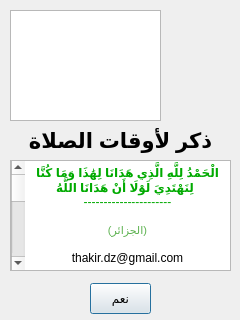
<?xml version="1.0" encoding="UTF-8"?>
<ui version="4.0">
 <class>AboutClass</class>
 <widget class="QDialog" name="AboutClass">
  <property name="geometry">
   <rect>
    <x>0</x>
    <y>0</y>
    <width>240</width>
    <height>320</height>
   </rect>
  </property>
  <property name="minimumSize">
   <size>
    <width>240</width>
    <height>320</height>
   </size>
  </property>
  <property name="maximumSize">
   <size>
    <width>240</width>
    <height>320</height>
   </size>
  </property>
  <property name="windowTitle">
   <string>حول البرنامج</string>
  </property>
  <property name="layoutDirection">
   <enum>Qt::LayoutDirection::RightToLeft</enum>
  </property>
  <property name="locale">
   <locale language="Arabic" country="Algeria"/>
  </property>
  <widget class="QLabel" name="labelIcon">
   <property name="geometry">
    <rect>
     <x>160</x>
     <y>19</y>
     <width>81</width>
     <height>91</height>
    </rect>
   </property>
   <property name="sizePolicy">
    <sizepolicy hsizetype="Fixed" vsizetype="Fixed">
     <horstretch>0</horstretch>
     <verstretch>0</verstretch>
    </sizepolicy>
   </property>
   <property name="minimumSize">
    <size>
     <width>0</width>
     <height>0</height>
    </size>
   </property>
   <property name="maximumSize">
    <size>
     <width>160</width>
     <height>160</height>
    </size>
   </property>
   <property name="pixmap">
    <pixmap>:/icons/thakir_prayer_times.ico</pixmap>
   </property>
   <property name="scaledContents">
    <bool>true</bool>
   </property>
   <property name="wordWrap">
    <bool>false</bool>
   </property>
   <property name="margin">
    <number>10</number>
   </property>
   <property name="textInteractionFlags">
    <set>Qt::TextInteractionFlag::NoTextInteraction</set>
   </property>
  </widget>
  <widget class="QLabel" name="labelName">
   <property name="geometry">
    <rect>
     <x>10</x>
     <y>120</y>
     <width>221</width>
     <height>41</height>
    </rect>
   </property>
   <property name="text">
    <string>&lt;!DOCTYPE HTML PUBLIC &quot;-//W3C//DTD HTML 4.0//EN&quot; &quot;http://www.w3.org/TR/REC-html40/strict.dtd&quot;&gt;
&lt;html&gt;&lt;head&gt;&lt;meta name=&quot;qrichtext&quot; content=&quot;1&quot; /&gt;&lt;style type=&quot;text/css&quot;&gt;
p, li { white-space: pre-wrap; }
&lt;/style&gt;&lt;/head&gt;&lt;body style=&quot; font-family:'MS Shell Dlg 2'; font-size:8.25pt; font-weight:400; font-style:normal;&quot;&gt;
&lt;p align=&quot;center&quot; style=&quot; margin-top:0px; margin-bottom:0px; margin-left:0px; margin-right:0px; -qt-block-indent:0; text-indent:0px;&quot;&gt;&lt;span style=&quot; font-size:16pt; font-weight:600;&quot;&gt;ذكر لأوقات الصلاة&lt;/span&gt;&lt;/p&gt;&lt;/body&gt;&lt;/html&gt;</string>
   </property>
  </widget>
  <widget class="QPushButton" name="pushButton_exit_about">
   <property name="geometry">
    <rect>
     <x>90</x>
     <y>283</y>
     <width>61</width>
     <height>31</height>
    </rect>
   </property>
   <property name="cursor">
    <cursorShape>PointingHandCursor</cursorShape>
   </property>
   <property name="layoutDirection">
    <enum>Qt::LayoutDirection::LeftToRight</enum>
   </property>
   <property name="text">
    <string>نعم</string>
   </property>
   <property name="icon">
    <iconset resource="qtresource.qrc">
     <normaloff>:/icons/ok.png</normaloff>:/icons/ok.png</iconset>
   </property>
  </widget>
  <widget class="QTextBrowser" name="textBrowser_about">
   <property name="geometry">
    <rect>
     <x>10</x>
     <y>160</y>
     <width>221</width>
     <height>111</height>
    </rect>
   </property>
   <property name="frameShape">
    <enum>QFrame::Shape::StyledPanel</enum>
   </property>
   <property name="frameShadow">
    <enum>QFrame::Shadow::Sunken</enum>
   </property>
   <property name="html">
    <string>&lt;!DOCTYPE HTML PUBLIC &quot;-//W3C//DTD HTML 4.0//EN&quot; &quot;http://www.w3.org/TR/REC-html40/strict.dtd&quot;&gt;
&lt;html&gt;&lt;head&gt;&lt;meta name=&quot;qrichtext&quot; content=&quot;1&quot; /&gt;&lt;meta charset=&quot;utf-8&quot; /&gt;&lt;style type=&quot;text/css&quot;&gt;
p, li { white-space: pre-wrap; }
hr { height: 1px; border-width: 0; }
li.unchecked::marker { content: &quot;\2610&quot;; }
li.checked::marker { content: &quot;\2612&quot;; }
&lt;/style&gt;&lt;/head&gt;&lt;body style=&quot; font-family:'Sans Serif'; font-size:9pt; font-weight:400; font-style:normal;&quot;&gt;
&lt;p align=&quot;center&quot; style=&quot; margin-top:0px; margin-bottom:0px; margin-left:0px; margin-right:0px; -qt-block-indent:0; text-indent:0px;&quot;&gt;&lt;span style=&quot; font-family:'MS Shell Dlg 2'; font-weight:700; color:#00aa00;&quot;&gt;الْحَمْدُ لِلَّهِ الَّذِي هَدَانَا لِهَٰذَا وَمَا كُنَّا لِنَهْتَدِيَ لَوْلَا أَنْ هَدَانَا اللَّهُ&lt;/span&gt;&lt;span style=&quot; font-family:'MS Shell Dlg 2'; font-size:7pt; font-weight:700; color:#00aa00;&quot;&gt;  &lt;/span&gt;&lt;/p&gt;
&lt;p align=&quot;center&quot; style=&quot; margin-top:0px; margin-bottom:0px; margin-left:0px; margin-right:0px; -qt-block-indent:0; text-indent:0px;&quot;&gt;&lt;span style=&quot; font-family:'MS Shell Dlg 2'; color:#00aa00;&quot;&gt;----------------------&lt;/span&gt;&lt;/p&gt;
&lt;p align=&quot;center&quot; style=&quot; margin-top:0px; margin-bottom:0px; margin-left:0px; margin-right:0px; -qt-block-indent:0; text-indent:0px;&quot;&gt;&lt;span style=&quot; font-family:'MS Shell Dlg 2'; font-size:8pt; color:#ffffff;&quot;&gt;هذا البرنامج من تصميم : محمد حفيان &lt;/span&gt;&lt;/p&gt;
&lt;p align=&quot;center&quot; style=&quot; margin-top:0px; margin-bottom:0px; margin-left:0px; margin-right:0px; -qt-block-indent:0; text-indent:0px;&quot;&gt;&lt;span style=&quot; font-family:'MS Shell Dlg 2'; font-size:8pt; color:#5bb14e;&quot;&gt;(الجزائر)&lt;/span&gt;&lt;/p&gt;
&lt;p align=&quot;center&quot; style=&quot;-qt-paragraph-type:empty; margin-top:0px; margin-bottom:0px; margin-left:0px; margin-right:0px; -qt-block-indent:0; text-indent:0px;&quot;&gt;&lt;br /&gt;&lt;/p&gt;
&lt;p align=&quot;center&quot; style=&quot; margin-top:0px; margin-bottom:0px; margin-left:0px; margin-right:0px; -qt-block-indent:0; text-indent:0px;&quot;&gt;&lt;a href=&quot;mailto:thakir.dz@gmail.com?subject=About%20Thakir%20Prayer%20Times%20(Ver: 2.0.7)%20; On Linux&quot; text-decoration: underline; color:#27bf73;&quot;&gt;thakir.dz@gmail.com&lt;/span&gt;&lt;/a&gt;&lt;/p&gt;
&lt;p align=&quot;right&quot; style=&quot;-qt-paragraph-type:empty; margin-top:0px; margin-bottom:0px; margin-left:0px; margin-right:0px; -qt-block-indent:0; text-indent:0px; font-family:'MS Shell Dlg 2'; font-size:8pt;&quot;&gt;&lt;br /&gt;&lt;/p&gt;
&lt;p align=&quot;right&quot; style=&quot; margin-top:0px; margin-bottom:0px; margin-left:0px; margin-right:0px; -qt-block-indent:0; text-indent:0px;&quot;&gt;&lt;span style=&quot; font-family:'MS Shell Dlg 2'; font-size:8pt;&quot;&gt;هذا البرنامج يوزع مجانا في أمل أن يكون نافعا بإذن الله&lt;/span&gt;&lt;/p&gt;
&lt;p align=&quot;right&quot; style=&quot; margin-top:0px; margin-bottom:0px; margin-left:0px; margin-right:0px; -qt-block-indent:0; text-indent:0px;&quot;&gt;&lt;span style=&quot; font-family:'MS Shell Dlg 2'; font-size:8pt;&quot;&gt;لكنه غير مصحوب بأية ضمانة، &lt;/span&gt;&lt;span style=&quot; font-family:'MS Shell Dlg 2'; font-size:8pt; text-decoration: underline; color:#43ca4c;&quot;&gt;لا تنسونا من صالح دعائكم&lt;/span&gt;&lt;/p&gt;
&lt;p align=&quot;right&quot; style=&quot;-qt-paragraph-type:empty; margin-top:0px; margin-bottom:0px; margin-left:0px; margin-right:0px; -qt-block-indent:0; text-indent:0px; font-family:'MS Shell Dlg 2'; font-size:8pt;&quot;&gt;&lt;br /&gt;&lt;/p&gt;
&lt;p align=&quot;right&quot; style=&quot; margin-top:0px; margin-bottom:0px; margin-left:0px; margin-right:0px; -qt-block-indent:0; text-indent:0px; -qt-user-state:0;&quot;&gt;&lt;span style=&quot; font-family:'MS Shell Dlg 2'; font-size:8pt;&quot;&gt;إذا كان أي اختلاف في أوقات الصلاة مقارنة مع أذان أقرب مسجد يرجى الاتصال بي في البريد الإلكتروني لكي أصحح الخطأ بإذن الله&lt;/span&gt;&lt;/p&gt;
&lt;p align=&quot;right&quot; style=&quot;-qt-paragraph-type:empty; margin-top:0px; margin-bottom:0px; margin-left:0px; margin-right:0px; -qt-block-indent:0; text-indent:0px; font-family:'MS Shell Dlg 2'; font-size:8pt;&quot;&gt;&lt;br /&gt;&lt;/p&gt;
&lt;p align=&quot;right&quot; style=&quot; margin-top:0px; margin-bottom:0px; margin-left:0px; margin-right:0px; -qt-block-indent:0; text-indent:0px;&quot;&gt;&lt;span style=&quot; font-family:'MS Shell Dlg 2'; font-size:8pt;&quot;&gt;ترقبوا ميزات جديدة في الإصدار المقبل للبرنامج بإذن الله &lt;/span&gt;&lt;/p&gt;
&lt;p align=&quot;right&quot; style=&quot;-qt-paragraph-type:empty; margin-top:0px; margin-bottom:0px; margin-left:0px; margin-right:0px; -qt-block-indent:0; text-indent:0px; font-family:'MS Shell Dlg 2'; font-size:8pt;&quot;&gt;&lt;br /&gt;&lt;/p&gt;
&lt;p align=&quot;right&quot; style=&quot; margin-top:0px; margin-bottom:0px; margin-left:0px; margin-right:0px; -qt-block-indent:0; text-indent:0px;&quot;&gt;&lt;span style=&quot; font-family:'MS Shell Dlg 2'; font-size:8pt;&quot;&gt;    أي خطأ في البرنامج (بﭪ) من فضلكم  إتصلوا  بي في البريد الإلكتروني الموجود في الأعلى&lt;/span&gt;&lt;/p&gt;&lt;/body&gt;&lt;/html&gt;</string>
   </property>
   <property name="openExternalLinks">
    <bool>true</bool>
   </property>
   <property name="openLinks">
    <bool>false</bool>
   </property>
  </widget>
  <widget class="QTextBrowser" name="textBrowser_version">
   <property name="geometry">
    <rect>
     <x>10</x>
     <y>10</y>
     <width>151</width>
     <height>111</height>
    </rect>
   </property>
   <property name="frameShape">
    <enum>QFrame::Shape::StyledPanel</enum>
   </property>
   <property name="frameShadow">
    <enum>QFrame::Shadow::Sunken</enum>
   </property>
   <property name="html">
    <string>&lt;!DOCTYPE HTML PUBLIC &quot;-//W3C//DTD HTML 4.0//EN&quot; &quot;http://www.w3.org/TR/REC-html40/strict.dtd&quot;&gt;
&lt;html&gt;&lt;head&gt;&lt;meta name=&quot;qrichtext&quot; content=&quot;1&quot; /&gt;&lt;meta charset=&quot;utf-8&quot; /&gt;&lt;style type=&quot;text/css&quot;&gt;
p, li { white-space: pre-wrap; }
hr { height: 1px; border-width: 0; }
li.unchecked::marker { content: &quot;\2610&quot;; }
li.checked::marker { content: &quot;\2612&quot;; }
&lt;/style&gt;&lt;/head&gt;&lt;body style=&quot; font-family:'Sans Serif'; font-size:9pt; font-weight:400; font-style:normal;&quot;&gt;
&lt;p align=&quot;right&quot; style=&quot;-qt-paragraph-type:empty; margin-top:0px; margin-bottom:0px; margin-left:0px; margin-right:0px; -qt-block-indent:0; text-indent:0px; font-family:'MS Shell Dlg 2'; font-size:8pt;&quot;&gt;&lt;br /&gt;&lt;/p&gt;&lt;/body&gt;&lt;/html&gt;</string>
   </property>
   <property name="openExternalLinks">
    <bool>true</bool>
   </property>
   <property name="openLinks">
    <bool>false</bool>
   </property>
  </widget>
 </widget>
 <resources>
  <include location="qtresource.qrc"/>
 </resources>
 <connections>
  <connection>
   <sender>pushButton_exit_about</sender>
   <signal>clicked()</signal>
   <receiver>AboutClass</receiver>
   <slot>close()</slot>
   <hints>
    <hint type="sourcelabel">
     <x>126</x>
     <y>301</y>
    </hint>
    <hint type="destinationlabel">
     <x>203</x>
     <y>291</y>
    </hint>
   </hints>
  </connection>
 </connections>
</ui>
